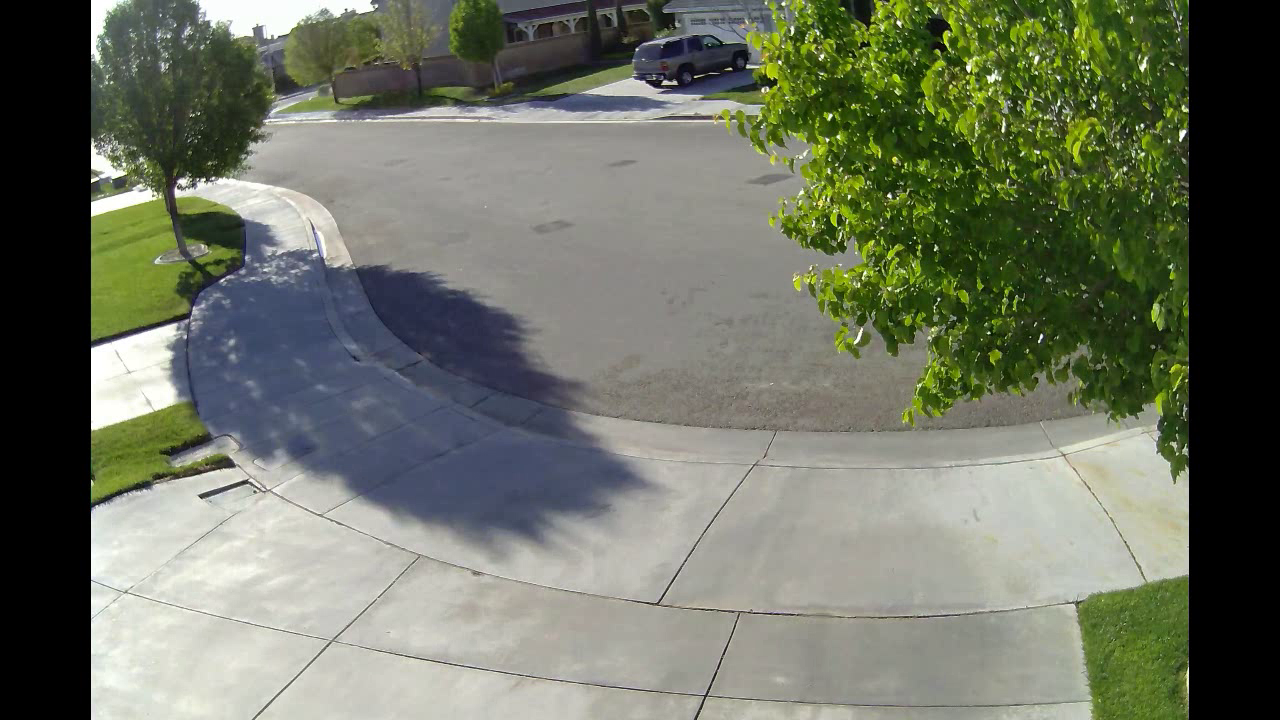
#> input picture MotionDetection/background.png, 1280 x 720 px
$ python MotionDetection.py
#> lines starting #> are read from the running program, lines starting #| are printed output that depends on the picture; after the words box and inside, x2 and y2 are one past the last pixel; in counts of white or black regions, pixels touching at a corner belong together; pictures that were not available may be replaced by others from this repository, and a replacement may not be noted
import cv2

video = cv2.VideoCapture("video.avi")

background = cv2.imread("background.png")
#> background is the input picture: shape (720, 1280, 3); mean B, G, R 99, 115.3, 109.8
background = cv2.cvtColor(background, cv2.COLOR_BGR2GRAY)
#> background: shape (720, 1280)
background = cv2.GaussianBlur(background, (21, 21), 0)

while True:
    status, frame = video.read()
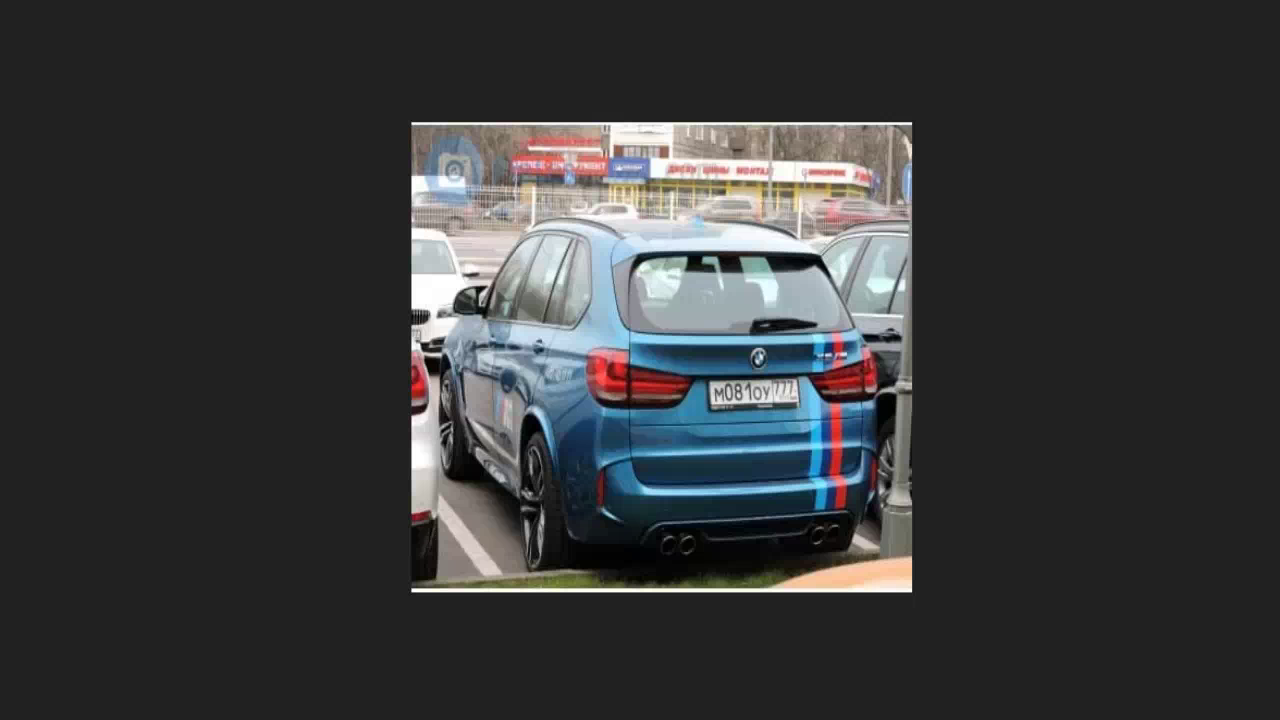
#> input picture frame 3 of NumberPlateDetection/Cars.mp4, 1280 x 720 px, given in place of video.avi, which was not available
#> frame is the input picture: shape (720, 1280, 3); mean B, G, R 57.6, 56.7, 55.6
    gray = cv2.cvtColor(frame, cv2.COLOR_BGR2GRAY)
    gray = cv2.GaussianBlur(gray, (21, 21), 0)

    diff = cv2.absdiff(background, gray)
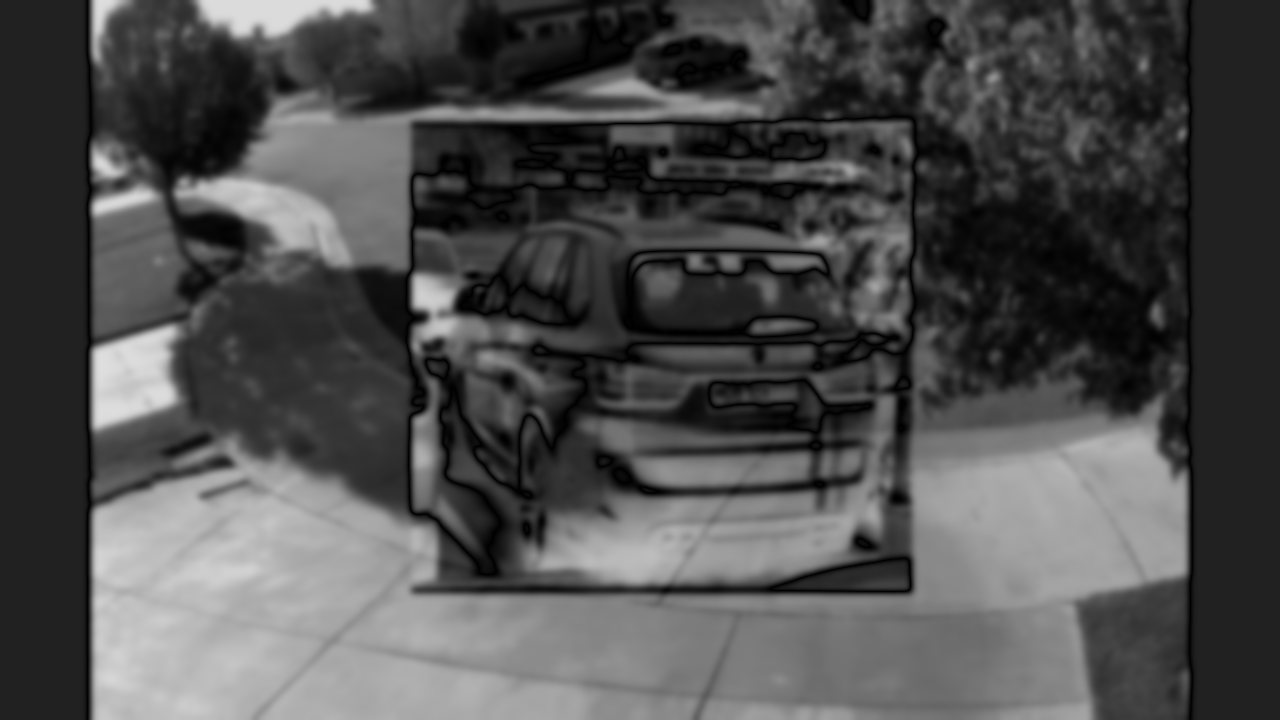
#> diff: shape (720, 1280); min 0, max 222, mean 78.1

    thresh = cv2.threshold(diff, 30, 255, cv2.THRESH_BINARY)[1]
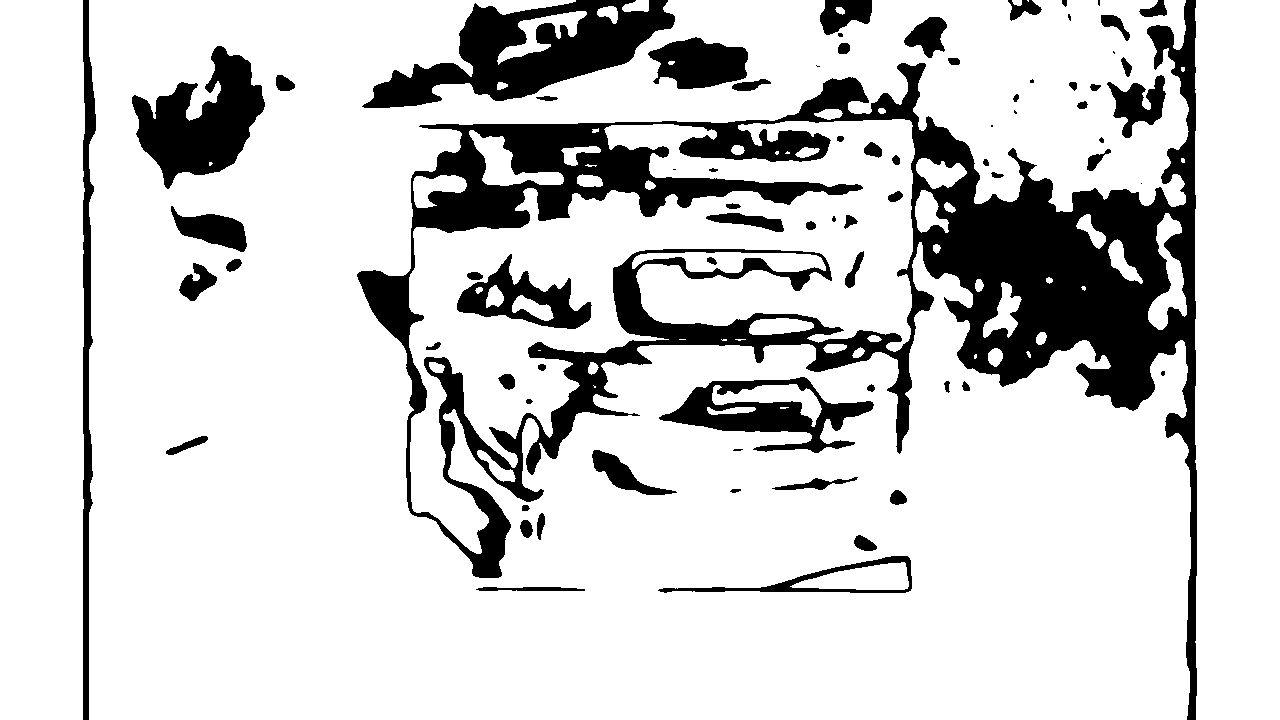
#> thresh: shape (720, 1280); 82.4% white; 74 black regions (13 under 20 px)

    cnts, res = cv2.findContours(thresh.copy(),
                                 cv2.RETR_EXTERNAL, cv2.CHAIN_APPROX_SIMPLE)
#> cnts = 54 contours, 15 with area under 20; largest, box (x1, y1, x2, y2) and area: (89, 0, 1191, 720) 568116, (409, 119, 915, 554) 84536, (1195, 0, 1280, 720) 59855, (0, 0, 85, 720) 59221, (632, 252, 826, 273) 2325; res = 54 rows, first 6: [1, -1, -1, -1], [2, 0, -1, -1], [3, 1, -1, -1], [4, 2, -1, -1], [5, 3, -1, -1], [6, 4, -1, -1]

    for contour in cnts:
        if cv2.contourArea(contour) < 30000:
            continue
        (x, y, w, h) = cv2.boundingRect(contour)
        cv2.rectangle(frame, (x, y), (x+w, y+h), (0, 255, 0), 3)
#> this loop made 54 passes
#> (x, y, w, h) on passes 41, 49, 53, 54: (409, 119, 506, 435), (1195, 0, 85, 720), (89, 0, 1102, 720), (0, 0, 85, 720)
#> contour on passes 7, 13, 50: [[538, 350], [540, 350]], [[679, 339], [685, 339]], [[1027, 0], [1028, 1], [1028, 0]]
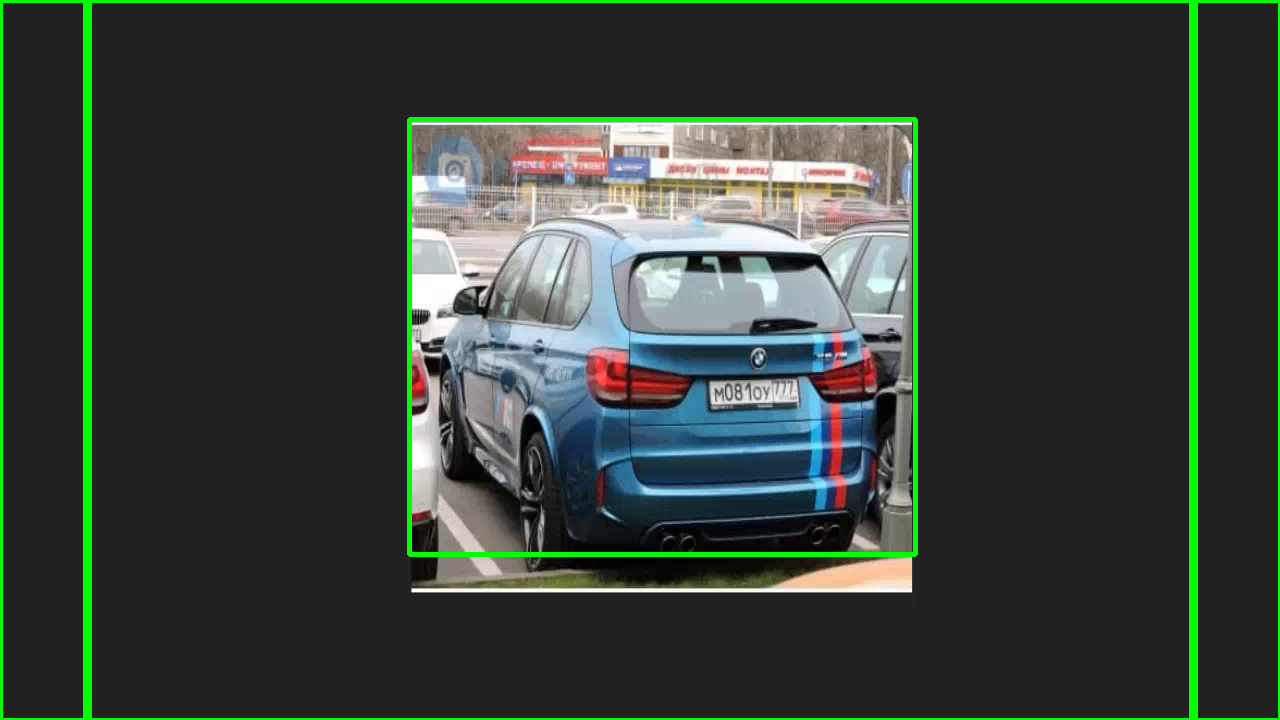
#> frame: shape (720, 1280, 3); 3.5% of pixels changed, all inside (x1, y1, x2, y2) = (0, 0, 1280, 720)

    #cv2.imshow("Gray Video", gray)
    #cv2.imshow("Diff Video", diff)
    #cv2.imshow("Threshold Video", thresh)

    cv2.imshow("All Contours", frame)

    key = cv2.waitKey(1)
#> (key q is pressed here)
    if key == ord('q'):
        break

video.release()
#> (the run stopped early here; a loop or call above may not have finished)
